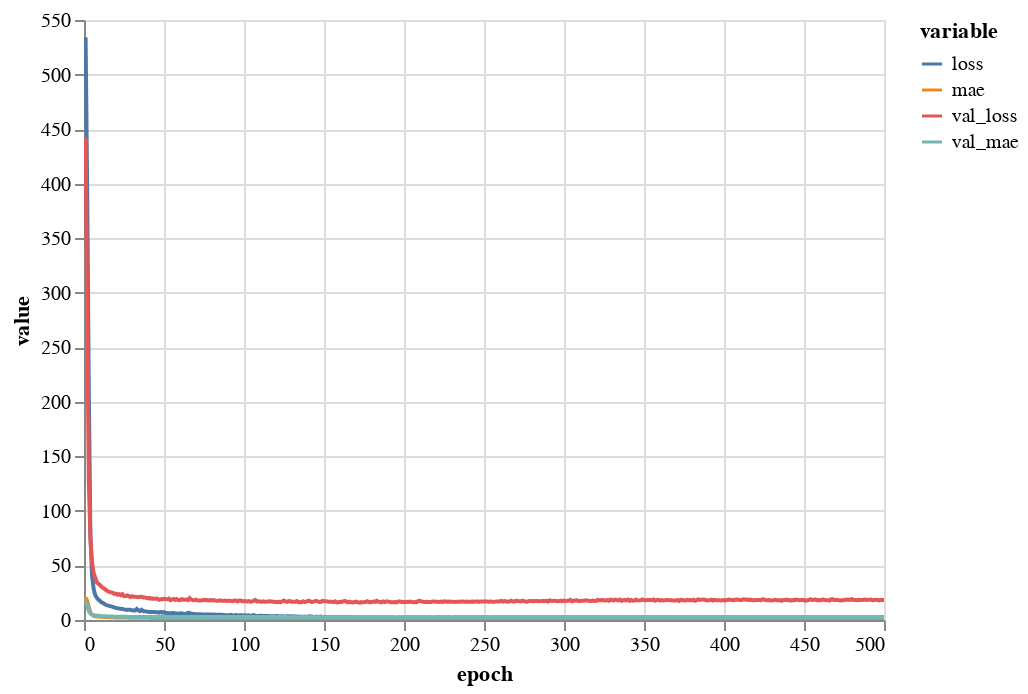

Notebook source saved alongside this figure:
### Code cell
# Display the loss and error chart
import altair as alt

# Operate on a copy to not modify loss_df
loss_df1 = loss_df.copy()
data = loss_df1.reset_index().melt(
    id_vars=['epoch'], 
    value_vars=['loss', 'mae', 'val_loss', 'val_mae'])

bind = alt.selection_interval(bind='scales')

alt.Chart(data).mark_line().encode(
    x='epoch',
    y='value',
    color='variable'
).add_selection(
    bind
)

### Figure 1 — Vega-Lite specification as saved in the notebook (floating-point values rounded to 4 significant figures; data arrays with more than 128 entries replaced by an {"elided": "..."} marker saying what was removed)
{"config": {"view": {"continuousWidth": 400, "continuousHeight": 300}}, "data": {"name": "data-80aad533a1744f3319c4cf74ccf27b47"}, "mark": "line", "encoding": {"color": {"field": "variable", "type": "nominal"}, "x": {"field": "epoch", "type": "quantitative"}, "y": {"field": "value", "type": "quantitative"}}, "selection": {"selector002": {"type": "interval", "bind": "scales"}}, "$schema": "https://vega.github.io/schema/vega-lite/v4.17.0.json", "datasets": {"data-80aad533a1744f3319c4cf74ccf27b47": {"elided": "2000 records"}}}
